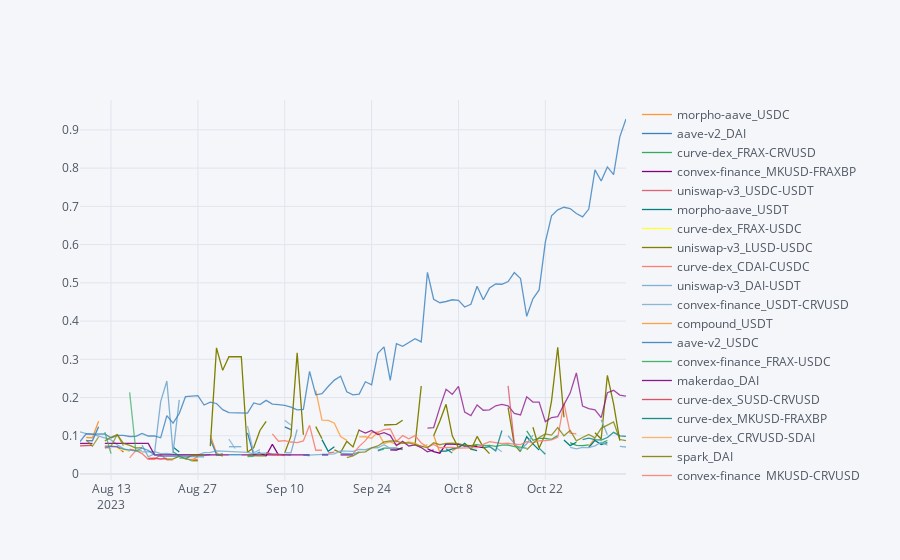

The code cell stored with this chart in its notebook:
### Markdown cell above
# compute historical pool rank

### Code cell
max_rank = 10
end = datetime.now().replace(tzinfo=timezone.utc)
start = end - timedelta(days = 90)
df = history.fillna(method='ffill')
df = df[(df.index >= start)&(df.index <= end)]
best_only = df[df.rank(axis=1, ascending=False)<max_rank].dropna(how='all', axis=1)
#best_only = best_only.rename(columns=pool_map)
best_only.iplot()
best_only
